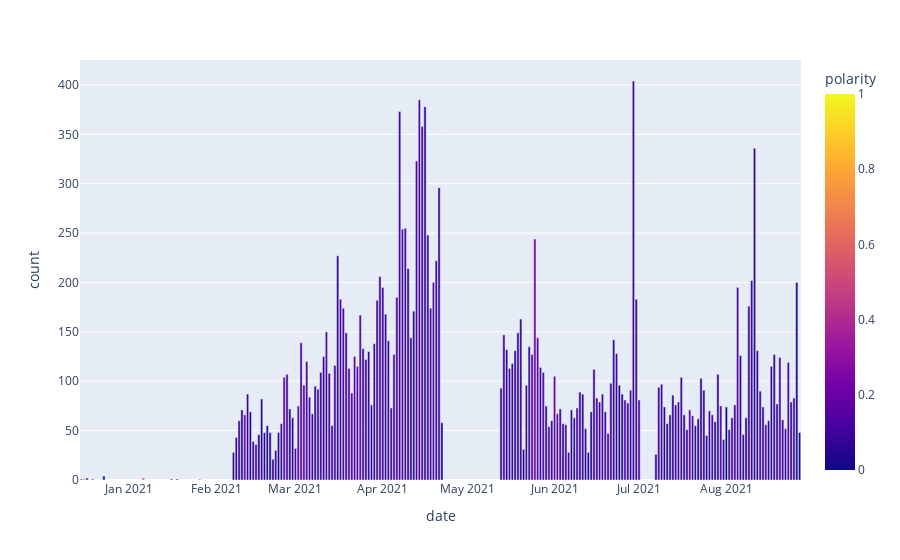

The notebook cell this image was saved under:
### Code cell
moderna_df, moderna_timeline = filter_by_vaccy(df, ['moderna'])
print(moderna_df.shape)
fig = px.bar(moderna_timeline, x='date', y='count', color='polarity')
fig.show()

### Figure 1 — Plotly figure (JSON) as saved in the notebook; plotly's stock layout.template omitted (floating-point values rounded to 4 significant figures; data arrays with more than 128 entries replaced by an {"elided": "..."} marker saying what was removed)
{"data": [{"alignmentgroup": "True", "hovertemplate": "date=%{x}<br>count=%{y}<br>polarity=%{marker.color}<extra></extra>", "legendgroup": "", "marker": {"color": {"elided": "187 float values"}, "coloraxis": "coloraxis", "pattern": {"shape": ""}}, "name": "", "offsetgroup": "", "orientation": "v", "showlegend": false, "textposition": "auto", "type": "bar", "x": {"elided": "187 str values"}, "xaxis": "x", "y": {"elided": "187 int values"}, "yaxis": "y"}], "layout": {"barmode": "relative", "coloraxis": {"colorbar": {"title": {"text": "polarity"}}, "colorscale": [[0, "#0d0887"], [0.1111, "#46039f"], [0.2222, "#7201a8"], [0.3333, "#9c179e"], [0.4444, "#bd3786"], [0.5556, "#d8576b"], [0.6667, "#ed7953"], [0.7778, "#fb9f3a"], [0.8889, "#fdca26"], [1, "#f0f921"]]}, "legend": {"tracegroupgap": 0}, "margin": {"t": 60}, "xaxis": {"anchor": "y", "domain": [0, 1], "title": {"text": "date"}}, "yaxis": {"anchor": "x", "domain": [0, 1], "title": {"text": "count"}}}}
